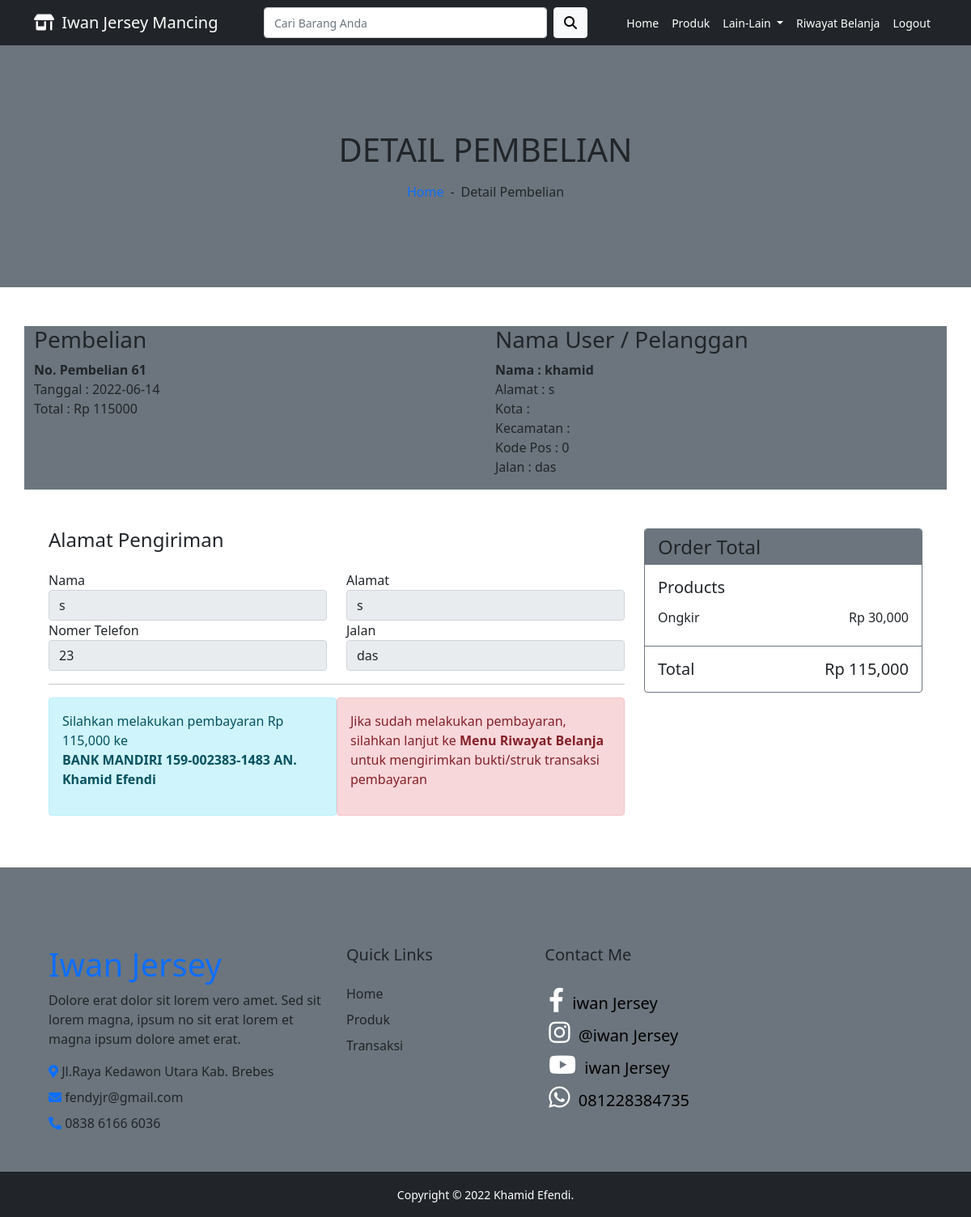
/user/nota.php?id=61 (signed in), run on the app's committed database.
### tables this page shows
CREATE TABLE `tb_pembelian` (
  `id_pembelian` int(11) NOT NULL,
  `id_pembeli` varchar(50) NOT NULL,
  `nama` varchar(100) NOT NULL,
  `nomer` varchar(20) NOT NULL,
  `provinsi` varchar(300) NOT NULL,
  `kota` varchar(100) NOT NULL,
  `kecamatan` varchar(100) NOT NULL,
  `kode_pos` int(11) NOT NULL,
  `jalan` varchar(100) NOT NULL,
  `tanggal_pembelian` date NOT NULL,
  `jumlah_pembelian` int(11) NOT NULL,
  `ongkir` int(11) NOT NULL,
  `status_pembelian` varchar(100) NOT NULL DEFAULT 'pending',
  `resi_pengiriman` varchar(50) NOT NULL
);

CREATE TABLE `tb_user` (
  `id` int(11) NOT NULL,
  `username` varchar(50) NOT NULL,
  `password` varchar(100) NOT NULL
);

### user/nota.php (the view, shortened to what this page needs)
<?php
include 'header.php';
require 'database.php';
?>
<div class="container-fluid bg-secondary mb-5">
    <div class="d-flex flex-column align-items-center justify-content-center" style="min-height: 300px">
        <h1 class="font-weight-semi-bold text-uppercase mb-3">Detail Pembelian</h1>
        <div class="d-inline-flex">
            <p class="m-0"><a href="index.php">Home</a></p>
            <p class="m-0 px-2">-</p>
            <p class="m-0">Detail Pembelian</p>
        </div>
    </div>
</div>
<div class="container bg-secondary">
    <div class="row">
        <table class="table table-bordered">
            <?php
            $ambil = mysqli_query($koneksi, "SELECT * FROM tb_pembelian JOIN tb_user ON tb_pembelian.id_pembeli=tb_user.id WHERE tb_pembelian.id_pembelian='$_GET[id]'");
            $pecah = mysqli_fetch_assoc($ambil); ?>
            <div class="col-md-6">
                <h3>Pembelian</h3>
                <strong>No. Pembelian <?php echo $pecah['id_pembelian'] ?></strong> <br>
                Tanggal : <?php echo $pecah['tanggal_pembelian'] ?><br>
                Total : Rp <?php echo $pecah['jumlah_pembelian'] ?>
            </div>
            <div class="col-md-6">
                <h3>Nama User / Pelanggan</h3>
                <strong>Nama : <?php echo $pecah['username'] ?></strong><br>
                Alamat : <?php echo $pecah['provinsi'] ?><br>
                Kota  : <?php echo $pecah['kota'] ?><br>
                Kecamatan : <?php echo $pecah['kecamatan'] ?> <br>
                Kode Pos : <?php echo $pecah['kode_pos'] ?> <br>
                Jalan : <?php echo $pecah['jalan'] ?>
            </div>
        </table>
    </div>
</div>
<div class="container-fluid pt-5">
    <div class="row px-xl-5">
        <div class="col-lg-8">
            <div class="mb-4">
                <h4 class="font-weight-semi-bold mb-4">Alamat Pengiriman</h4>
                <div class="row">
                    <div class="col-md-6 form-group">
                        <label>Nama</label>
                        <input class="form-control" value="<?php echo $pecah['nama'] ?>" type="text" readonly>
                    </div>
                    <div class="col-md-6 form-group">
                        <label>Alamat</label>
                        <input class="form-control" value="<?php echo $pecah['provinsi'] ?>" type="text" readonly>
                    </div>
                    <div class="col-md-6 form-group">
                        <label>Nomer Telefon</label>
                        <input class="form-control" type="text" value="<?php echo $pecah['nomer'] ?>" readonly>
                    </div>
                    <div class="col-md-6 form-group">
                        <label>Jalan</label>
                        <input class="form-control" type="text" value="<?php echo $pecah['jalan'] ?>" readonly>
                    </div>
                </div>
                <hr>
                <div class="col-md-6">
                    <div style="float: left;">
                        <div class="alert alert-info">
                            <p>
                                Silahkan melakukan pembayaran Rp <?php echo number_format($pecah['jumlah_pembelian']) ?> ke <br>
                                <strong>BANK MANDIRI 159-002383-1483 AN. Khamid Efendi</strong>
                            </p>
                        </div>
                    </div>
                </div>
                <div class="col-md-6" style="float: right;">
                    <div style="float: left;">
                        <div class="alert alert-danger">
                            <p>
                                Jika sudah melakukan pembayaran, silahkan lanjut ke <strong> Menu Riwayat Belanja</strong>
                                untuk mengirimkan bukti/struk transaksi pembayaran
                            </p>
                        </div>
                    </div>
                </div>
            </div>
        </div>
        <div class="col-lg-4">
            <div class="card border-secondary mb-5">
                <div class="card-header bg-secondary border-0">
                    <h4 class="font-weight-semi-bold m-0">Order Total</h4>
                </div>
                <div class="card-body">
                    <h5 class="font-weight-medium mb-3">Products</h5>
                    <div class="d-flex justify-content-between">
                        <h6 class="font-weight-medium">Ongkir</h6>
                        <h6 class="font-weight-medium">Rp 30,000</h6>
                    </div>
                </div>
                <div class="card-footer border-secondary bg-transparent">
                    <div class="d-flex justify-content-between mt-2">
                        <h5 class="font-weight-bold">Total</h5>
                        <h5 class="font-weight-bold">Rp <?php echo number_format($pecah['jumlah_pembelian']) ?></h5>
                    </div>
                </div>
            </div>
        </div>
    </div>
</div>
<?php include 'footer_sosmed.php' ?>
<?php include 'footer.php' ?>

### user/css/cssindex.css (style rules this page uses)
* { padding: 0; margin: 0; }
a { text-decoration: none; }

### data on the page
tb_pembelian: id_pembelian "61", tanggal_pembelian "2022-06-14", jumlah_pembelian "115000", tb_user.username "khamid", provinsi "s", kode_pos "0", jalan "das", nama "s", nomer "23", jumlah_pembelian "115,000"
